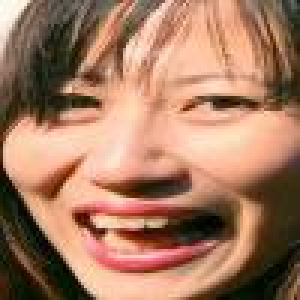
#> input picture Affective code/img/test_0120_aligned.jpg, 100 x 100 px (shown 3 times larger)
$ python main.py
#> lines starting #> are read from the running program, lines starting #| are printed output that depends on the picture; after the words box and inside, x2 and y2 are one past the last pixel; in counts of white or black regions, pixels touching at a corner belong together; pictures that were not available may be replaced by others from this repository, and a replacement may not be noted
# 来自opencv\sources\samples/python2/opt_flow.py
import cv2 as cv
import numpy as np
import os

es = cv.getStructuringElement(cv.MORPH_ELLIPSE, (10, 10))
kernel = cv.getStructuringElement(cv.MORPH_ELLIPSE, (3, 3))

dir_path=r'C:\Users\Zhuxuanzi Wang\Desktop\csz'
file_ls=os.listdir(dir_path)
compare_matrix=[]

for f in file_ls:
    pt="C:/Users/Zhuxuanzi Wang/Desktop/csz/"+f
    cap = cv.VideoCapture(pt)
    frame1 = cap.read()[1]
#> frame1 is the input picture: shape (100, 100, 3); mean B, G, R 97.5, 122.4, 165.6
    prvs = cv.cvtColor(frame1, cv.COLOR_BGR2GRAY)
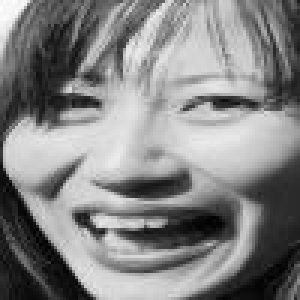
#> prvs: shape (100, 100) (shown 3 times larger); min 1, max 253, mean 132.5
    hsv = np.zeros_like(frame1)
    hsv[..., 1] = 255

    # 视频文件输出参数设置
    out_fps = 12.0  # 输出文件的帧率
    fourcc = cv.VideoWriter_fourcc('M', 'P', '4', '2')
    sizes = (int(cap.get(cv.CAP_PROP_FRAME_WIDTH)), int(cap.get(cv.CAP_PROP_FRAME_HEIGHT)))
    out1 = cv.VideoWriter(r'E:\\AI结题设计\\output\\output1.avi', fourcc, out_fps, sizes)
    out2 = cv.VideoWriter(r'E:\\AI结题设计\\output\\output2.avi', fourcc, out_fps, sizes)

    count=0

    summean=[]
    bool0=True
    while bool0==True:
        (ret, frame2) = cap.read()
        if ret==False:
            break
        next = cv.cvtColor(frame2, cv.COLOR_BGR2GRAY)
        flow = cv.calcOpticalFlowFarneback(prvs, next, None, 0.5, 3, 15, 3, 5, 1.2, 0)
        mean0 = np.mean(flow)
#> mean0 = -0.000532

        mag, ang = cv.cartToPolar(flow[..., 0], flow[..., 1])
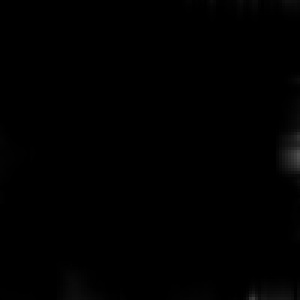
#> mag: shape (100, 100) float32 (shown 3 times larger); min 0, max 0.306, mean 0.00297
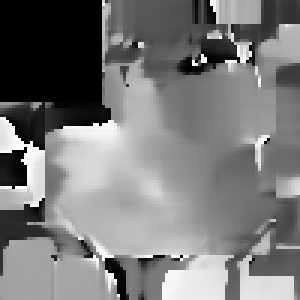
#> ang: shape (100, 100) float32 (shown 3 times larger); min 0, max 6.28, mean 3; drawn with min black and max white
        hsv[..., 0] = ang * 180 / np.pi / 2
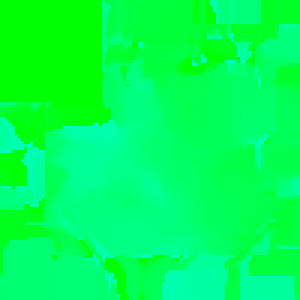
#> hsv: shape (100, 100, 3) (shown 3 times larger); mean of channels 0, 1, 2 85.4, 255, 0; drawn as B, G, R
        hsv[..., 2] = cv.normalize(mag, None, 0, 255, cv.NORM_MINMAX)
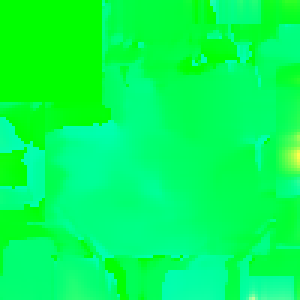
#> hsv: shape (100, 100, 3) (shown 3 times larger); 15.99% of pixels changed, all inside (x1, y1, x2, y2) = (0, 0, 100, 100); drawn as B, G, R

        bgr = cv.cvtColor(hsv, cv.COLOR_HSV2BGR)

        draw = cv.cvtColor(bgr, cv.COLOR_BGR2GRAY)
        draw = cv.morphologyEx(draw, cv.MORPH_OPEN, kernel)
        draw = cv.threshold(draw, 25, 255, cv.THRESH_BINARY)[1]
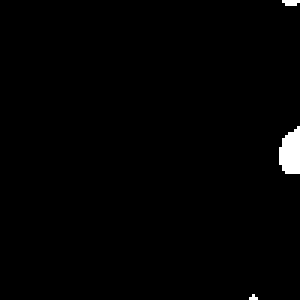
#> draw: shape (100, 100) (shown 3 times larger); 1% white; 3 white regions (2 under 20 px)

        contours, hierarchy = cv.findContours(draw.copy(), cv.RETR_EXTERNAL, cv.CHAIN_APPROX_SIMPLE)
#> contours = 3 contours, 2 with area under 20; largest, box (x1, y1, x2, y2) and area: (93, 42, 100, 58) 70

        for c in contours:
            if cv.contourArea(c) < 500:
                continue
            (x, y, w, h) = cv.boundingRect(c)
            cv.rectangle(frame2, (x, y), (x + w, y + h), (255, 255, 0), 2)
#> this loop made 3 passes
#> c on passes 1, 3: [[84, 98], [83, 99], [85, 99]], [[94, 0], [95, 1], [98, 1], [99, 0]]

        cv.imshow('frame2', bgr)

        cv.imshow('draw', draw)
        cv.imshow('frame1', frame2)
        out1.write(bgr)
        out2.write(frame2)

        k = cv.waitKey(200) & 0xff
#> (key q is pressed here)
        if k == 27 or k == ord('q'):
            break
        elif k == ord('s'):
            cv.imwrite('opticalfb.png', frame2)
            cv.imwrite('opticalhsv.png', bgr)
        prvs = next

        count+=1
        summean.append(mean0)
        print(count,mean0)
    finalmean=np.mean(summean)
    compare_matrix.append([f,finalmean])
    out1.release()
    out2.release()
    cap.release()
    cv.destroyAllWindows()

$ run again, on Affective code/img/test_0128_aligned.jpg
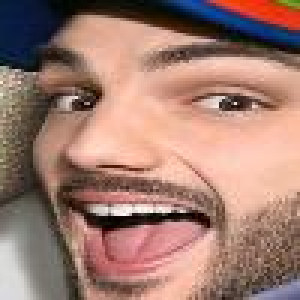
#> input picture Affective code/img/test_0128_aligned.jpg, 100 x 100 px (shown 3 times larger)
#> frame1 is the input picture: shape (100, 100, 3); mean B, G, R 112.5, 123.9, 160.2
#> `prvs = cv.cvtColor(frame1, cv.COLOR_BGR2GRAY)`:
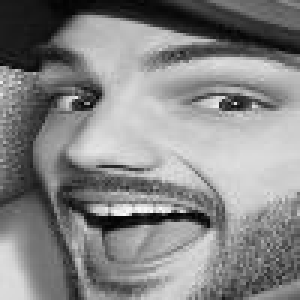
#> prvs: shape (100, 100) (shown 3 times larger); min 2, max 252, mean 133.5
#> mean0 = 7.26e-08
#> `draw = cv.threshold(draw, 25, 255, cv.THRESH_BINARY)[1]`:
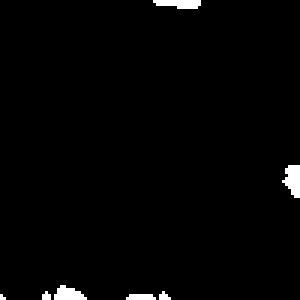
#> draw: shape (100, 100) (shown 3 times larger); 1.6% white; 7 white regions (4 under 20 px)
#> contours = 7 contours, 4 with area under 20; largest, box (x1, y1, x2, y2) and area: (94, 55, 100, 66) 33, (18, 95, 29, 100) 25, (51, 0, 67, 3) 22
#> the loop `for c in contours:` made 7 passes
#> c on passes 1 to 3: [[43, 98], [42, 99], [51, 99], [50, 98]], [[0, 98], [0, 99], [1, 99]], [[54, 97], [53, 98], [53, 99], [56, 99]]
